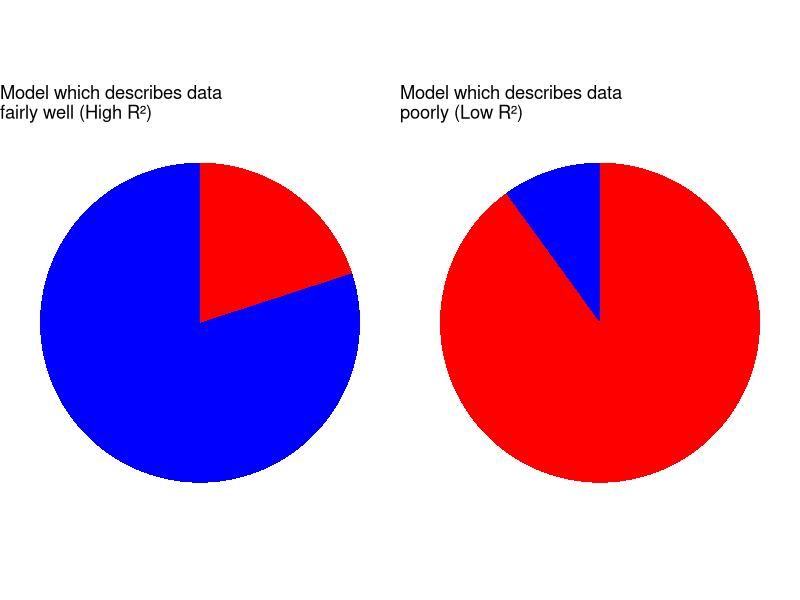

Source code (R):
## ---- chunk 1
#| label: exp-var-setup
#| echo: false
#| message: false
#| warning: false

library(ggplot2)
library(gridExtra)

## ---- chunk 2
#| label: fig-r2-pies
#| fig-cap: Systematic variation (blue) and residual variation (red). 
#| echo: false
good_fit <- data.frame(
  category = c("Explained", "Unexplained"),
  value = c(0.8, 0.2) 
)

poor_fit <- data.frame(
  category = c("Explained", "Unexplained"),
  value = c(0.1, 0.9)
)

p1 <- ggplot(good_fit, aes(x = "", y = value, fill = category)) +
  geom_bar(stat = "identity", width = 1) +
  coord_polar("y", start = 0) +
  scale_fill_manual(values = c("blue", "red")) +
  theme_void() +
  theme(legend.position = "none") +
  ggtitle("Model which describes data\nfairly well (High R²)")

p2 <- ggplot(poor_fit, aes(x = "", y = value, fill = category)) +
  geom_bar(stat = "identity", width = 1) +
  coord_polar("y", start = 0) +
  scale_fill_manual(values = c("blue", "red")) +
  theme_void() +
  theme(legend.position = "none") +
  ggtitle("Model which describes data\npoorly (Low R²)")

grid.arrange(p1, p2, ncol = 2)

